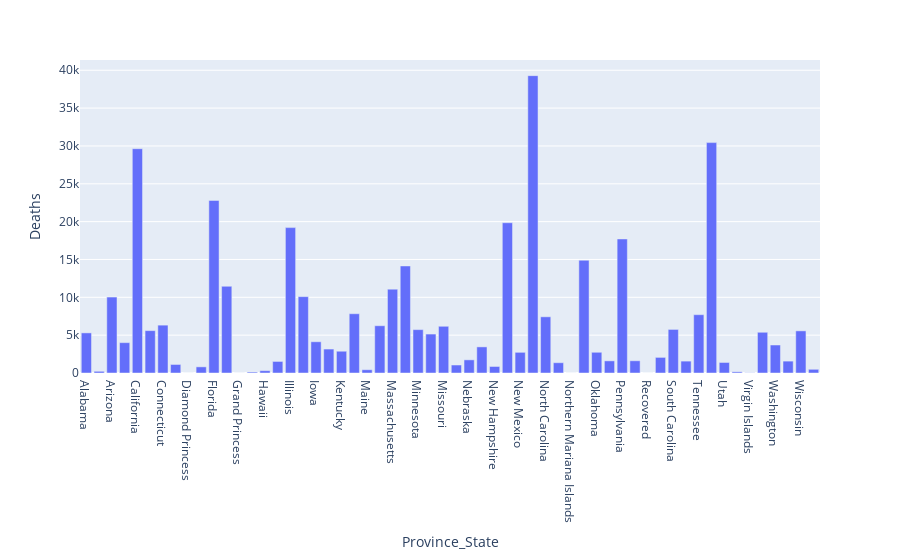

The notebook cell saved with this chart:
### Code cell
usa_data=covid_data[covid_data['Country_Region']=='US']
usa_death_data=usa_data.groupby('Province_State').Deaths.sum().reset_index()
chart=px.bar(usa_death_data,x='Province_State',y='Deaths')
chart.show()

### Figure 1 — Plotly figure (JSON) as saved in the notebook; plotly's stock layout.template omitted (floating-point values rounded to 4 significant figures)
{"data": [{"alignmentgroup": "True", "hovertemplate": "Province_State=%{x}<br>Deaths=%{y}<extra></extra>", "legendgroup": "", "marker": {"color": "#636efa", "pattern": {"shape": ""}}, "name": "", "offsetgroup": "", "orientation": "v", "showlegend": false, "textposition": "auto", "type": "bar", "x": ["Alabama", "Alaska", "Arizona", "Arkansas", "California", "Colorado", "Connecticut", "Delaware", "Diamond Princess", "District of Columbia", "Florida", "Georgia", "Grand Princess", "Guam", "Hawaii", "Idaho", "Illinois", "Indiana", "Iowa", "Kansas", "Kentucky", "Louisiana", "Maine", "Maryland", "Massachusetts", "Michigan", "Minnesota", "Mississippi", "Missouri", "Montana", "Nebraska", "Nevada", "New Hampshire", "New Jersey", "New Mexico", "New York", "North Carolina", "North Dakota", "Northern Mariana Islands", "Ohio", "Oklahoma", "Oregon", "Pennsylvania", "Puerto Rico", "Recovered", "Rhode Island", "South Carolina", "South Dakota", "Tennessee", "Texas", "Utah", "Vermont", "Virgin Islands", "Virginia", "Washington", "West Virginia", "Wisconsin", "Wyoming"], "xaxis": "x", "y": [5299, 224, 10036, 4010, 29638, 5600, 6324, 1128, 0, 813, 22804, 11457, 3, 124, 308, 1528, 19210, 10089, 4127, 3164, 2876, 7833, 432, 6246, 11071, 14145, 5731, 5146, 6173, 1054, 1737, 3450, 862, 19854, 2732, 39288, 7425, 1360, 2, 14899, 2738, 1603, 17710, 1616, 0, 2062, 5758, 1570, 7704, 30441, 1390, 156, 24, 5381, 3698, 1570, 5567, 489], "yaxis": "y"}], "layout": {"barmode": "relative", "legend": {"tracegroupgap": 0}, "margin": {"t": 60}, "xaxis": {"anchor": "y", "domain": [0, 1], "title": {"text": "Province_State"}}, "yaxis": {"anchor": "x", "domain": [0, 1], "title": {"text": "Deaths"}}}}
